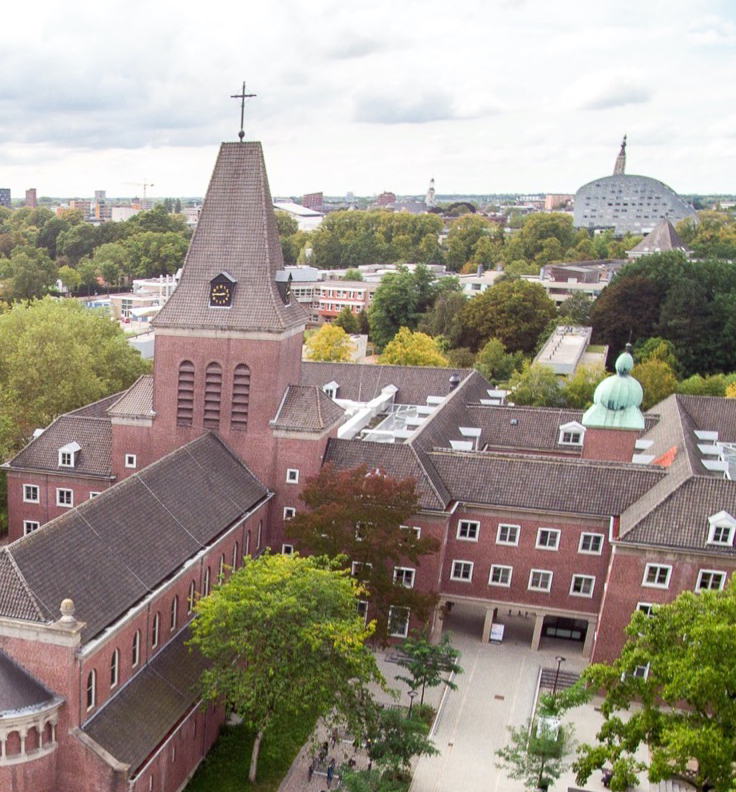
#> input picture Block C - Image Recognition & Classification/Week 4 - Convolutional Neural Networks/BUas_1.png, 736 x 792 px
$ jupyter execute 'Introduction to CNNs.ipynb'
#> lines starting #> are read from the running program, lines starting #| are printed output that depends on the picture
## Introduction to Convolutional Neural Networks

### Understanding convolutions

[cell 1]
import matplotlib.pyplot as plt

[cell 2]
import numpy as np

array_1 = np.array([[1, 0, -1],
                    [1, 0, -1],
                    [1, 0, -1]])

[cell 3]
import skimage as ski

buas_img = ski.io.imread("BUas_1.png", as_gray=True)
#> buas_img: shape (792, 736) float64; min 0.00281, max 1, mean 0.59

plt.imshow(buas_img, cmap="gray")
plt.show()

Notice that we are loading the image in grayscale by using the parameter 'as_gray=True' in the imread function. This is needed to use the function convolve2d and the 3x3 array previously defined (both inputs must have the same number of dimensions).

Now we can convolve the array over BUas image using the function convolve2d:

[cell 4]
from scipy.signal import convolve2d

conv_output_1 = convolve2d(buas_img, array_1)

plt.imshow(conv_output_1, cmap="gray")
plt.show()

As you can see, the output of the convolution operation emphasizes the edges. Notice that the edges are either white or black (windows), and the smooth surfaces are gray (sky).

To better visualize the edges, we can take the absolute value of the output to set all edges to white and the rest to black.

[cell 5]
abs_conv_1 = np.absolute(conv_output_1)
clipped_result_1 = np.clip(abs_conv_1, 0, 1.0)
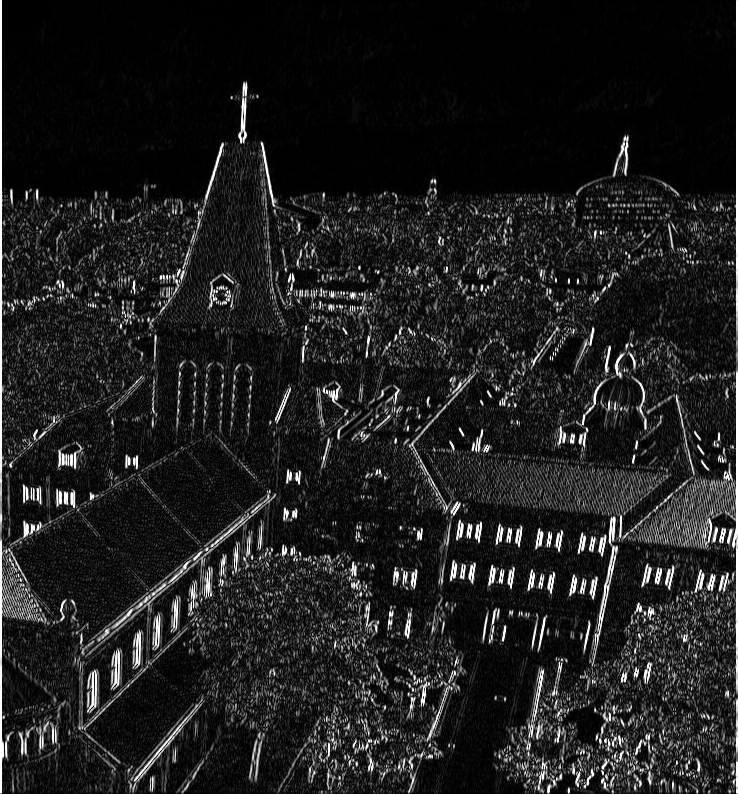
#> clipped_result_1: shape (794, 738) float64; min 0, max 1, mean 0.122

plt.imshow(clipped_result_1, cmap="gray")
plt.show()

The 3x3 array that we created (array_1) is called a kernel (or a filter). The numbers in the array are not random. They were selected for edge detection. And if you look at the output carefully, you will notice that the kernel is not designed to detect all the edges. It is a special kernel designed to detect vertical edges.

We can design another kernel for horizontal edges:

[cell 6]
array_2 = np.array([[1, 1, 1],
                    [0, 0, 0],
                    [-1, -1, -1]])

conv_output_2 = convolve2d(buas_img, array_2)
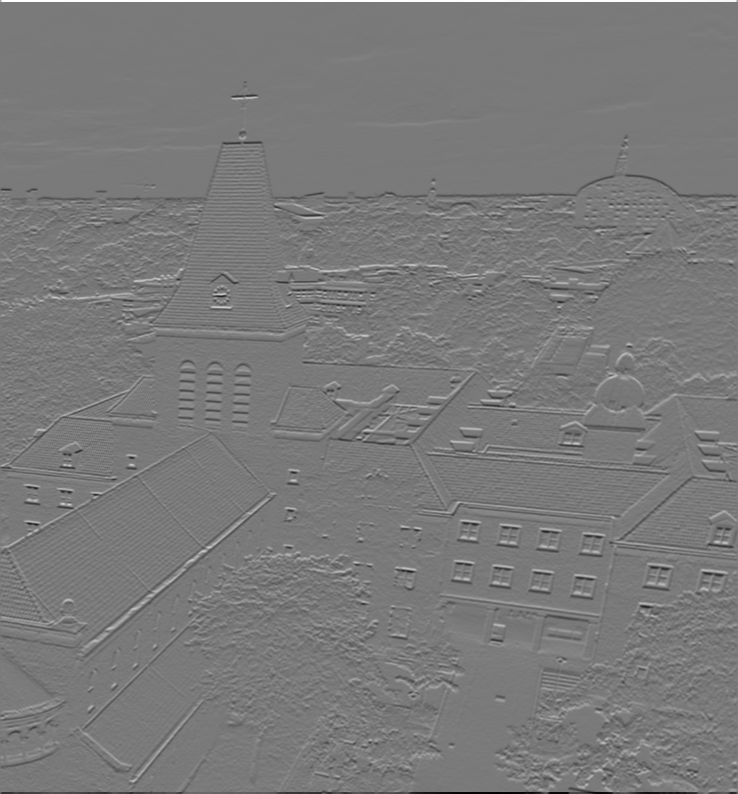
#> conv_output_2: shape (794, 738) float64; min -2.76, max 3, mean 1.32e-17; drawn with min black and max white

abs_conv_2 = np.absolute(conv_output_2)
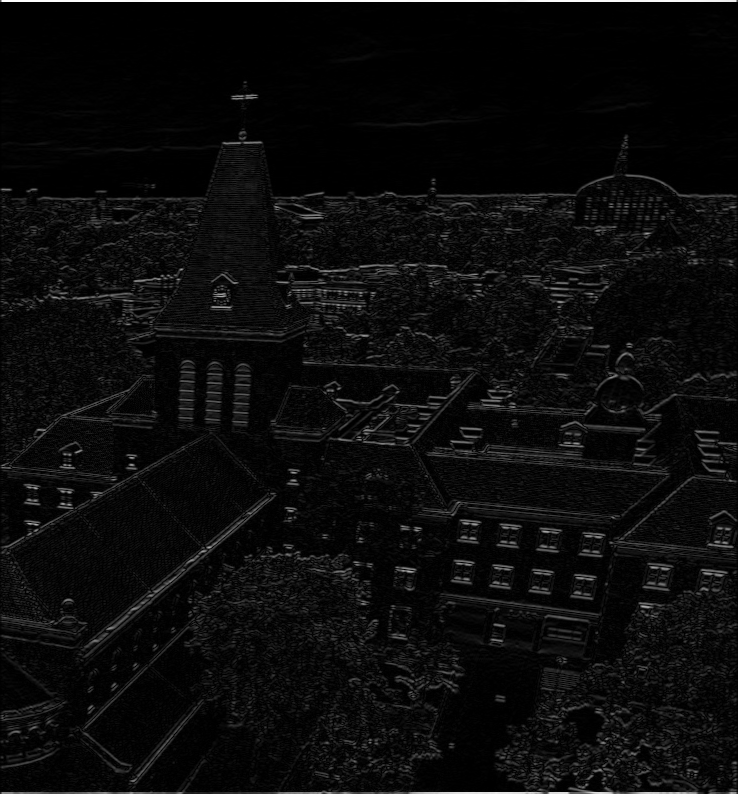
#> abs_conv_2: shape (794, 738) float64; min 0, max 3, mean 0.139; drawn with min black and max white
clipped_result_2 = np.clip(abs_conv_2, 0, 1.0)
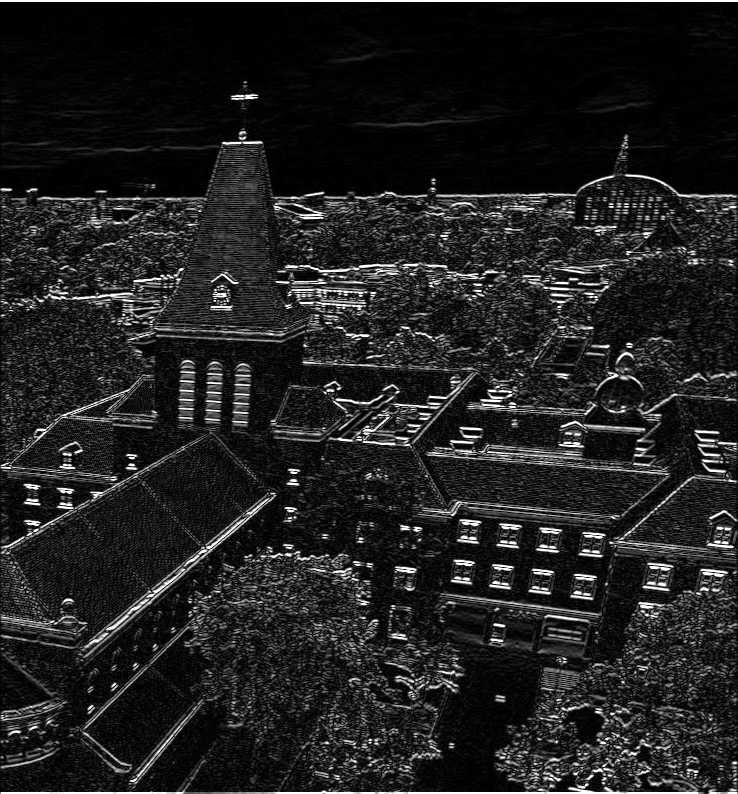
#> clipped_result_2: shape (794, 738) float64; min 0, max 1, mean 0.131

plt.imshow(clipped_result_2, cmap="gray")
plt.show()

**In summary, convolution is an operation of a kernel on an image in order to extract useful features.**

#### Implementing a sharpening filter

[cell 7]
sharp_array = np.array(
    [[0, -1, 0],
     [-1, 5, -1],
     [0, -1, 0]]
)
conv_output_3 = convolve2d(buas_img, sharp_array)
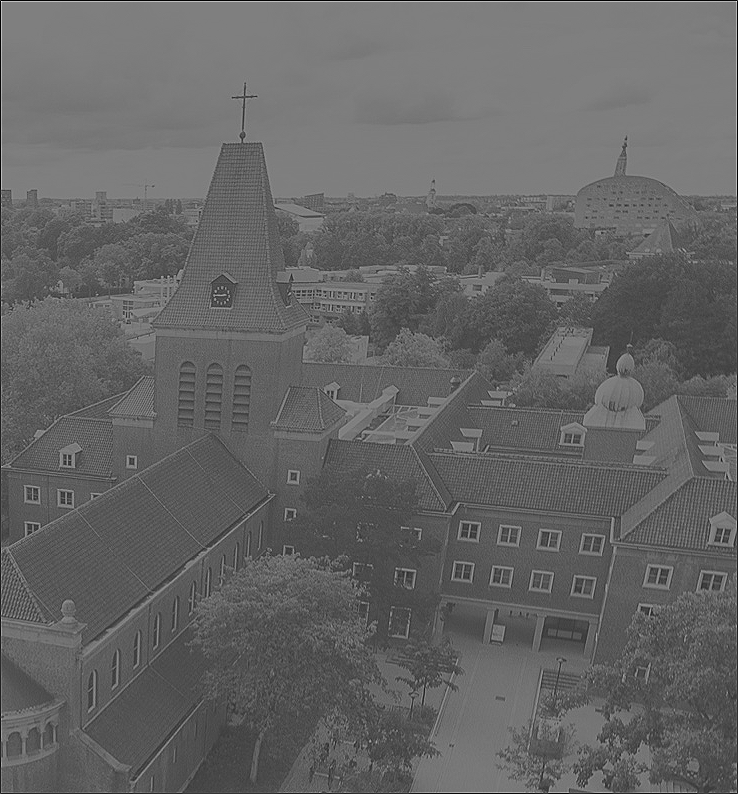
#> conv_output_3: shape (794, 738) float64; min -1, max 3, mean 0.587; drawn with min black and max white
abs_conv_3 = np.absolute(conv_output_3)
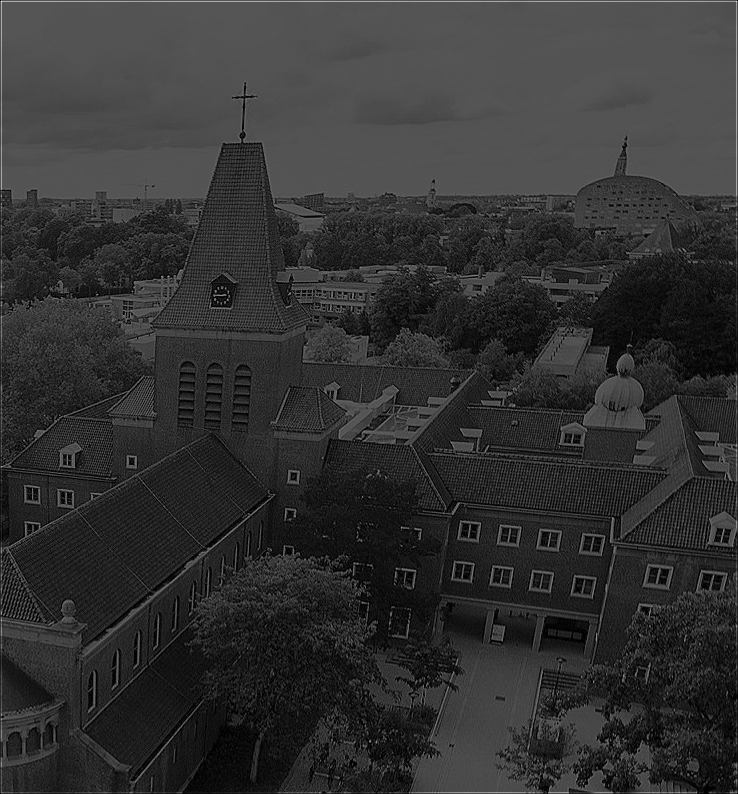
#> abs_conv_3: shape (794, 738) float64; min 0, max 3, mean 0.596; drawn with min black and max white
clipped_result_3 = np.clip(abs_conv_3, 0, 1.0)

plt.imshow(clipped_result_3, cmap="gray")
plt.show()

#### Implement a Gaussian blur filter

[cell 8]
sigma = 0.84089642
gauss_array = np.array([[0.00000067, 0.00002292, 0.00019117, 0.00038771, 0.00019117, 0.00002292, 0.00000067],
                        [0.00002292, 0.00078633, 0.00655965, 0.01330373, 0.00655965, 0.00078633, 0.00002292],
                        [0.00019117, 0.00655965, 0.05472157, 0.11098164, 0.05472157, 0.00655965, 0.00019117],
                        [0.00038771, 0.01330373, 0.11098164, 0.22508352, 0.11098164, 0.01330373, 0.00038771],
                        [0.00019117, 0.00655965, 0.05472157, 0.11098164, 0.05472157, 0.00655965, 0.00019117],
                        [0.00002292, 0.00078633, 0.00655965, 0.01330373, 0.00655965, 0.00078633, 0.00002292],
                        [0.00000067, 0.00002292, 0.00019117, 0.00038771, 0.00019117, 0.00002292, 0.00000067]])
conv_output_4 = convolve2d(buas_img, gauss_array)
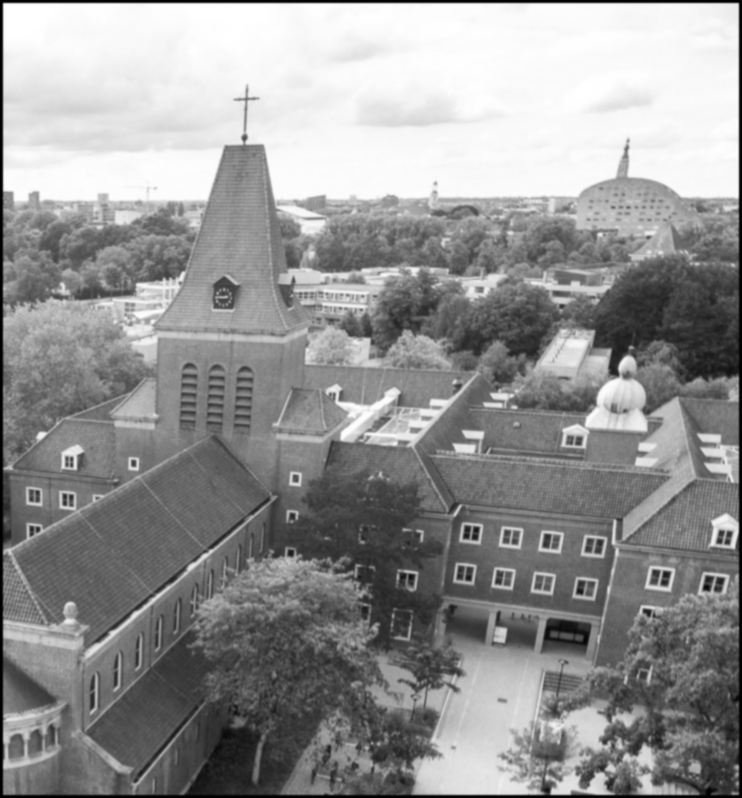
#> conv_output_4: shape (798, 742) float64; min 3.54e-07, max 1, mean 0.581
abs_conv_4 = np.absolute(conv_output_4)
clipped_result_4 = np.clip(abs_conv_4, 0, 1.0)

plt.imshow(clipped_result_4, cmap="gray")
plt.show()
